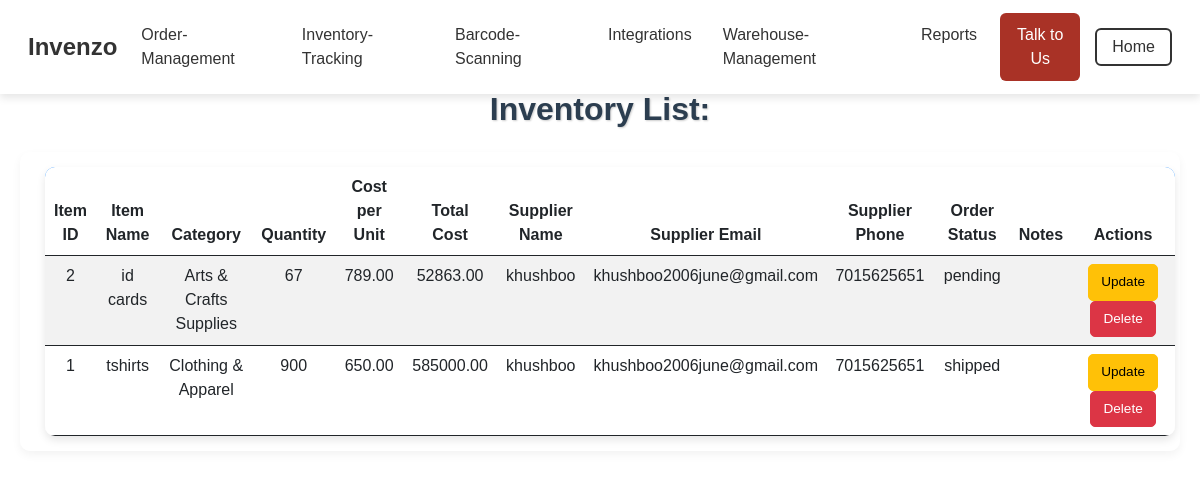
Screenshot of /inventory_tracking/ (signed in) with the database file from the repository.
### main/models.py (models this page shows, shortened)
class Order(models.Model):
    user = models.ForeignKey(User, on_delete=models.CASCADE, null=True)
    item_id = models.IntegerField()
    item_name = models.CharField(max_length=255)
    item_category = models.CharField(max_length=255)
    quantity = models.PositiveIntegerField()
    cost_per_unit = models.DecimalField(max_digits=10, decimal_places=2)
    total_cost = models.DecimalField(max_digits=10, decimal_places=2)
    supplier_name = models.CharField(max_length=255)
    supplier_email = models.EmailField()
    supplier_phone = models.CharField(max_length=20)
    order_status = models.CharField(max_length=50, choices=[
        ('pending', 'Pending'),
        ('processing', 'Processing'),
        ('shipped', 'Shipped'),
        ('delivered', 'Delivered'),
    ])
    notes = models.TextField(blank=True)

### main/views.py (the view)
# urls.py: path('inventory_tracking/', inventory_tracking, name='inventory_tracking'),
def inventory_tracking(request):
    if not request.session.get('is_authenticated'):
        return redirect('login')  # Redirect to login if not authenticated
    user_id = request.session.get('user_id')
    user = get_object_or_404(User, id=user_id)
    items = Order.objects.filter(user=user)
    return render(request, 'inventory_tracking.html', {'items': items})

### main/templates/inventory_tracking.html (shortened to what this page needs)
{% load static %}
<!DOCTYPE html>
<html lang="en">
<head>
    <link href="https://cdn.jsdelivr.net/npm/bootstrap@5.3.0/dist/css/bootstrap.min.css" rel="stylesheet">
    <link rel="stylesheet" href="{% static 'css/styles.css' %}">
    <link rel="stylesheet" href="{% static 'css/inventory_management.css' %}">
</head>
<body>
    <nav class="navbar navbar-expand-lg navbar-light bg-white">
        <div class="container-fluid">
            <a class="navbar-brand d-flex align-items-center" href="{% url 'home' %}">
                <strong class="brand-name">Invenzo</strong>
            </a>
            <div class="collapse navbar-collapse justify-content-end" id="navbarNav">
                <ul class="navbar-nav">
                    <li class="nav-item"><a class="nav-link" href="{% url 'order_management' %}">Order-Management</a></li>
                    <li class="nav-item"><a class="nav-link" href="{% url 'inventory_tracking' %}">Inventory-Tracking</a></li>
                    <li class="nav-item"><a class="nav-link" href="{% url 'barcodes' %}">Barcode-Scanning</a></li>
                    <li class="nav-item"><a class="nav-link" href="{% url 'integrations2' %}">Integrations</a></li>
                    <li class="nav-item"><a class="nav-link" href="{% url 'warehouse_management' %}">Warehouse-Management</a></li>
                    <li class="nav-item"><a class="nav-link" href="{% url 'reports' %}">Reports</a></li>
                    <li class="nav-item"><a class="nav-link btn btn-primary text-white" href="{% url 'team' %}">Talk to Us</a></li>
                </ul>
            </div>
            <div class="collapse navbar-collapse justify-content-end">
                <a href="{% url 'home' %}" class="btn btn-outline-dark">Home</a>
            </div>
        </div>
    </nav>
    <section class="topic-page text-center">
        <div class="container">
            <h2 class="mb-4">Inventory List:</h2>
            <div class="table-container">
                <table class="table table-hover table-striped">
                    <thead>
                        <tr>
                            <th>Item ID</th>
                            <th>Item Name</th>
                            <th>Category</th>
                            <th>Quantity</th>
                            <th>Cost per Unit</th>
                            <th>Total Cost</th>
                            <th>Supplier Name</th>
                            <th>Supplier Email</th>
                            <th>Supplier Phone</th>
                            <th>Order Status</th>
                            <th>Notes</th>
                            <th>Actions</th>
                        </tr>
                    </thead>
                    <tbody>
                        {% for item in items %}
                        <tr>
                            <td>{{ item.item_id }}</td>
                            <td>{{ item.item_name }}</td>
                            <td>{{ item.item_category }}</td>
                            <td>{{ item.quantity }}</td>
                            <td>{{ item.cost_per_unit }}</td>
                            <td>{{ item.total_cost }}</td>
                            <td>{{ item.supplier_name }}</td>
                            <td>{{ item.supplier_email }}</td>
                            <td>{{ item.supplier_phone }}</td>
                            <td>{{ item.order_status }}</td>
                            <td>{{ item.notes }}</td>
                            <td>
                                <a href="{% url 'update_item' item.id %}" class="btn btn-warning btn-sm">Update</a>
                                <form action="{% url 'delete_item' item.id %}" method="POST" style="display:inline;">
                                    <button type="submit" class="btn btn-danger btn-sm" onclick="return confirm('Are you sure you want to delete this item?')">Delete</button>
                                </form>
                            </td>
                        </tr>
                        {% endfor %}
                    </tbody>
                </table>
            </div>
        </div>
    </section>
</body>
</html>

### accounts/static/css/styles.css (style rules this page uses)
.navbar { padding: 0.8rem 1rem; font-family: 'Poppins', sans-serif; position: fixed; top: 0; left: 0; right: 0; z-index: 9999; background-color: #ffffff; box-shadow: 0 4px 8px rgba(0, 0, 0, 0.1); }
body { padding-top: 80px; }
.navbar-brand .brand-name { font-size: 24px; font-weight: 600; color: #333; }
.navbar-nav { font-size: 16px; }
.nav-item .nav-link { color: #333; margin-right: 15px; padding: 10px 0; transition: color 0.3s ease; }
.navbar-nav .nav-item:last-child { margin-right: 0; }
.btn-outline-dark { border: 2px solid #333; color: #333; padding: 5px 15px; transition: background-color 0.3s ease, color 0.3s ease; }
.brand-name { font-size: 24px; font-weight: bold; font-family: 'Poppins', sans-serif; color: #2C3E50; }
.btn-primary { background-color: #A93226; border: none; }

### accounts/static/css/inventory_management.css (style rules this page uses)
body { margin-top:60px; padding:0; }
.container { max-width: 100%; width: 100%; min-height: calc(100vh - 60px); }
h2 { color: #2c3e50; font-weight: bold; text-shadow: 1px 1px 2px rgba(0, 0, 0, 0.2); margin-top: 10px; margin-bottom: 20px; text-align: center; }
.table { width: 100%; margin-bottom: 0; border-collapse: separate; border-spacing: 0; border: none; box-shadow: 0 4px 8px rgba(0, 0, 0, 0.1); border-radius: 8px; overflow: hidden; margin-left: 10px; }
.btn-warning, .btn-danger { margin: 0 5px; }

### main/templates/inventory_tracking.html (style rules this page uses)
body { background: linear-gradient(to right, #f8f9fa, #e9ecef); font-family: 'Poppins', sans-serif; }
.container { margin-top: 30px; background: white; border-radius: 10px; box-shadow: 0px 4px 15px rgba(0, 0, 0, 0.1); padding: 20px; }
.table-container { overflow-x: auto; border-radius: 10px; box-shadow: 0px 4px 10px rgba(0, 0, 0, 0.05); padding: 15px; background: white; }
.table { border-collapse: collapse; border-radius: 10px; overflow: hidden; }
.table thead { background: #007bff; color: white; }
.table tbody tr:nth-child(even) { background-color: #f9f9f9; }
.btn-sm { font-size: 0.85rem; padding: 7px 12px; border-radius: 5px; }

### rows the page displays
Order: item_id "2", item_name "id cards", item_category "Arts & Crafts Supplies", quantity "67", cost_per_unit "789.00", total_cost "52863.00", supplier_name "khushboo", supplier_email "khushboo2006june@gmail.com", supplier_phone "7015625651", order_status "pending"
Order: item_id "1", item_name "tshirts", item_category "Clothing & Apparel", quantity "900", cost_per_unit "650.00", total_cost "585000.00", supplier_name "khushboo", supplier_email "khushboo2006june@gmail.com", supplier_phone "7015625651", order_status "shipped"
